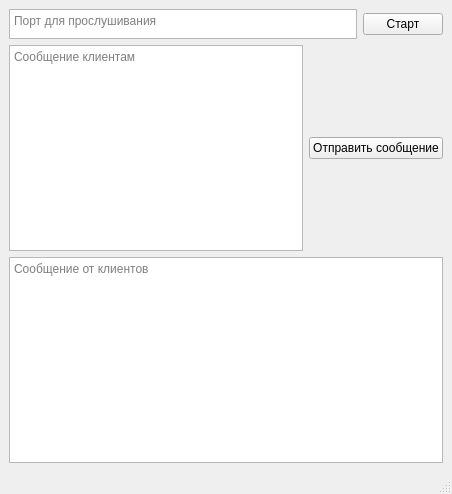
<?xml version="1.0" encoding="UTF-8"?>
<ui version="4.0">
 <class>MainWindow</class>
 <widget class="QMainWindow" name="MainWindow">
  <property name="geometry">
   <rect>
    <x>0</x>
    <y>0</y>
    <width>452</width>
    <height>494</height>
   </rect>
  </property>
  <property name="sizePolicy">
   <sizepolicy hsizetype="Fixed" vsizetype="Fixed">
    <horstretch>0</horstretch>
    <verstretch>0</verstretch>
   </sizepolicy>
  </property>
  <property name="windowTitle">
   <string>Приложение сервера</string>
  </property>
  <widget class="QWidget" name="centralwidget">
   <layout class="QVBoxLayout" name="verticalLayout">
    <item>
     <layout class="QGridLayout" name="gridLayout">
      <item row="0" column="0">
       <layout class="QHBoxLayout" name="horizontalLayout">
        <property name="sizeConstraint">
         <enum>QLayout::SetMaximumSize</enum>
        </property>
        <item>
         <widget class="QTextEdit" name="textPort">
          <property name="maximumSize">
           <size>
            <width>16777215</width>
            <height>30</height>
           </size>
          </property>
          <property name="acceptRichText">
           <bool>false</bool>
          </property>
          <property name="placeholderText">
           <string>Порт для прослушивания</string>
          </property>
         </widget>
        </item>
        <item>
         <widget class="QPushButton" name="buttonStart">
          <property name="text">
           <string>Старт</string>
          </property>
         </widget>
        </item>
       </layout>
      </item>
      <item row="1" column="0">
       <layout class="QHBoxLayout" name="horizontalLayout_2">
        <item>
         <widget class="QTextEdit" name="textMessage">
          <property name="placeholderText">
           <string>Сообщение клиентам</string>
          </property>
         </widget>
        </item>
        <item>
         <widget class="QPushButton" name="buttonSend">
          <property name="text">
           <string>Отправить сообщение</string>
          </property>
         </widget>
        </item>
       </layout>
      </item>
      <item row="2" column="0">
       <widget class="QTextEdit" name="textInfo">
        <property name="enabled">
         <bool>true</bool>
        </property>
        <property name="placeholderText">
         <string>Сообщение от клиентов</string>
        </property>
       </widget>
      </item>
     </layout>
    </item>
   </layout>
  </widget>
  <widget class="QMenuBar" name="menubar">
   <property name="geometry">
    <rect>
     <x>0</x>
     <y>0</y>
     <width>452</width>
     <height>22</height>
    </rect>
   </property>
  </widget>
  <widget class="QStatusBar" name="statusbar"/>
 </widget>
 <resources/>
 <connections/>
</ui>
